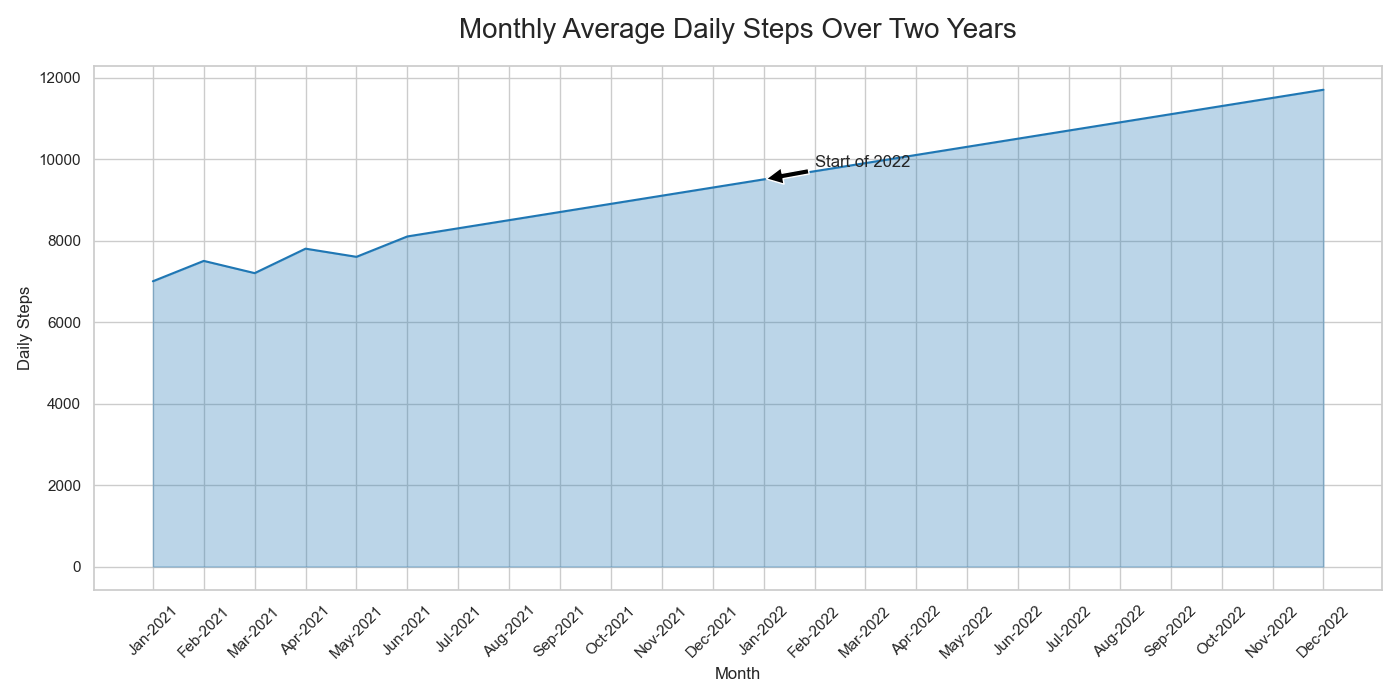

This figure's Python source:

import seaborn as sns
import pandas as pd
import matplotlib.pyplot as plt

# Data
data = {
    'Month': ['Jan-2021', 'Feb-2021', 'Mar-2021', 'Apr-2021', 'May-2021', 
              'Jun-2021', 'Jul-2021', 'Aug-2021', 'Sep-2021', 'Oct-2021',
              'Nov-2021', 'Dec-2021', 'Jan-2022', 'Feb-2022', 'Mar-2022',
              'Apr-2022', 'May-2022', 'Jun-2022', 'Jul-2022', 'Aug-2022',
              'Sep-2022', 'Oct-2022', 'Nov-2022', 'Dec-2022'],
    'Daily_Steps': [7000, 7500, 7200, 7800, 7600, 8100, 8300, 8500, 8700, 8900,
                    9100, 9300, 9500, 9700, 9900, 10100, 10300, 10500, 10700, 10900, 
                    11100, 11300, 11500, 11700]
}

df = pd.DataFrame(data)

# Set the aesthetic style of the plots
sns.set_theme(style="whitegrid")

# Define the area chart
plt.figure(figsize=(14, 7))  # Change width and height
ax = sns.lineplot(data=df, x='Month', y='Daily_Steps', color="#1f77b4")  # Specific color code
ax.fill_between(df['Month'], df['Daily_Steps'], color="#1f77b4", alpha=0.3)

# Rotate x-axis labels for better readability
for item in ax.get_xticklabels():
    item.set_rotation(45)

# Add a title and labels
ax.set_title('Monthly Average Daily Steps Over Two Years', fontsize=20, pad=20)
ax.set_xlabel('Month', fontsize=12)
ax.set_ylabel('Daily Steps', fontsize=12)

# Annotate the chart with a sample text label
ax.annotate('Start of 2022', xy=('Jan-2022', 9500), xytext=('Feb-2022', 9800), fontsize=12,
            arrowprops=dict(facecolor='black', shrink=0.05),
            )

# Show the plot
plt.tight_layout()
plt.show()
